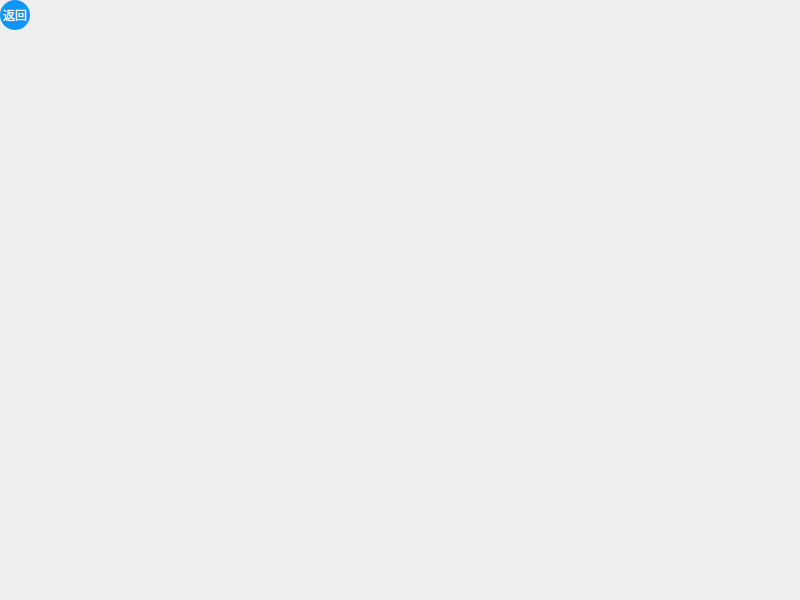
<?xml version="1.0" encoding="UTF-8"?>
<ui version="4.0">
 <class>picture9Dialog</class>
 <widget class="QDialog" name="picture9Dialog">
  <property name="geometry">
   <rect>
    <x>0</x>
    <y>0</y>
    <width>800</width>
    <height>600</height>
   </rect>
  </property>
  <property name="windowTitle">
   <string>Dialog</string>
  </property>
  <property name="styleSheet">
   <string notr="true">#picture9Dialog{border-image:url(:/scenery/iloveimg-resized (1)/tushuguan.png);}</string>
  </property>
  <widget class="QPushButton" name="pushButton">
   <property name="geometry">
    <rect>
     <x>0</x>
     <y>0</y>
     <width>30</width>
     <height>30</height>
    </rect>
   </property>
   <property name="styleSheet">
    <string notr="true">QPushButton
{
    font-family:Microsoft Yahei;
    font:=10px;
    color:white;
    background-color:rgb(14 , 150 , 254);
    border-radius:15px;
    height:20px;
    width:20px;
}

QPushButton:hover
{
    background-color:rgb(44 , 137 , 255);
}

QPushButton:pressed
{
    background-color:rgb(14 , 150 , 254);
    padding-left:3px;
    padding-top:3px;
}</string>
   </property>
   <property name="text">
    <string>返回</string>
   </property>
  </widget>
 </widget>
 <resources/>
 <connections/>
</ui>
